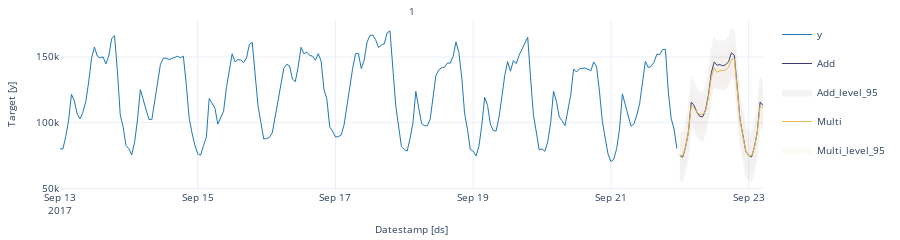

The code cell stored with this chart in its notebook:
### Markdown cell above
Let's plot the same graph using the plot function that comes in `Statsforecast`, as shown below.

### Code cell
sf.plot(df, forecast_df)
